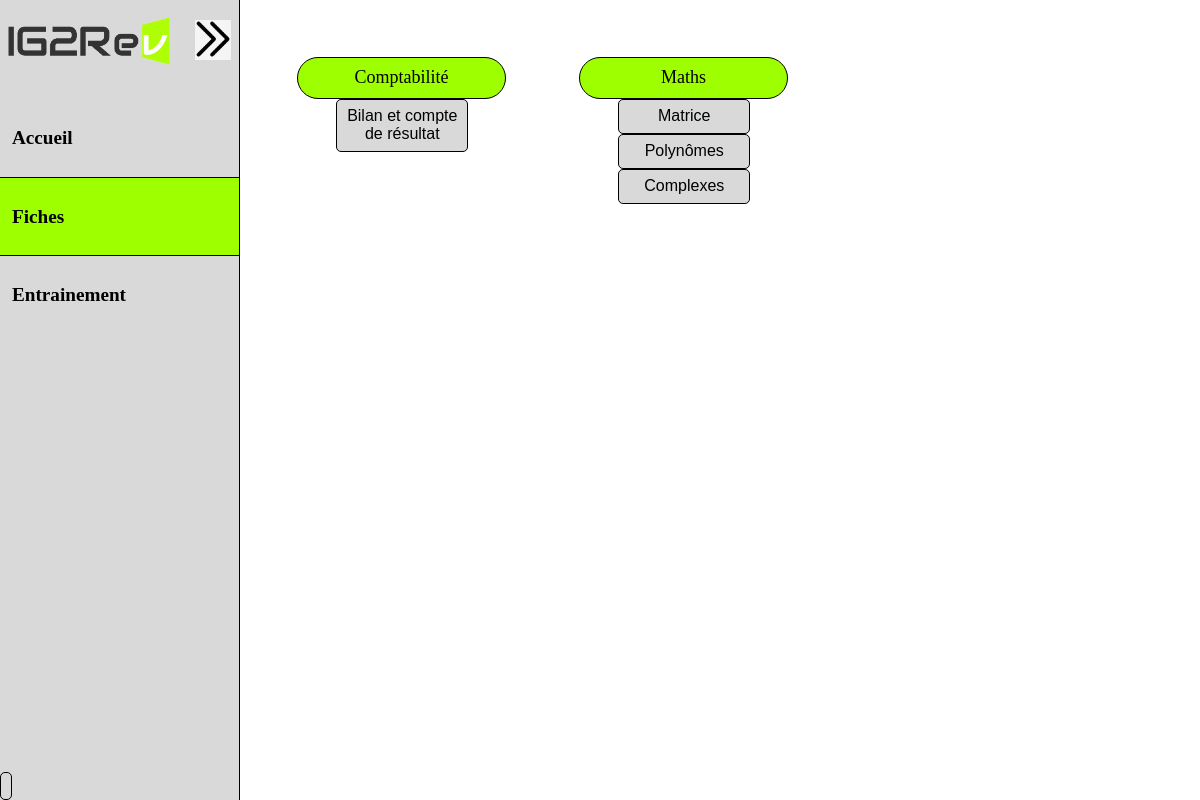
The page /index.php?view=subjects (signed in) on the database its author committed.
### tables this page shows
CREATE TABLE `Subjects` (
  `Id` int(11) PRIMARY KEY NOT NULL AUTO_INCREMENT ,
  `Name` char(255) DEFAULT NULL
);

CREATE TABLE `Chapters` (
  `Id` int(11) PRIMARY KEY NOT NULL AUTO_INCREMENT,
  `Name` char(255) DEFAULT NULL,
  `Subject` int(11) DEFAULT NULL
);

### libs/maLibUtils.php (called while the page is built, shortened)
<?php
function valider($nom,$type="REQUEST")
{
	switch($type)
	{
		case 'REQUEST':
		if(isset($_REQUEST[$nom]) && !($_REQUEST[$nom] == ""))
			return proteger($_REQUEST[$nom]);
		break;
		case 'SESSION':
		if(isset($_SESSION[$nom]) && !($_SESSION[$nom] == ""))
			return $_SESSION[$nom];
		break;
	}
	return false;
}
function proteger($str)
{
	if (is_array($str))
	{
		$nextTab = array();
		foreach($str as $cle => $val)
		{
			$nextTab[$cle] = addslashes($val);
		}
		return $nextTab;
	}
	else
		return addslashes ($str);
}
?>

### libs/maLibSQL.pdo.php (called while the page is built, shortened)
<?php
include_once "config.php";
function SQLSelect($sql)
{
 	global $BDD_host;
	global $BDD_base;
 	global $BDD_user;
 	global $BDD_password;
	try {
		$dbh = new PDO("mysql:host=$BDD_host;dbname=$BDD_base", $BDD_user, $BDD_password);
	} catch (PDOException $e) {
		die("<font color=\"red\">SQLSelect: Erreur de connexion : " . $e->getMessage() . "</font>");
	}
	$dbh->exec("SET CHARACTER SET utf8");
	$res = $dbh->query($sql);
	$num = $res->rowCount();
	if ($num==0) return false;
	else return $res;
}
function parcoursRs($result)
{
	$result->setFetchMode(PDO::FETCH_ASSOC);
	while ($ligne = $result->fetch())
		$tab[]= $ligne;
	return $tab;
}
?>

### libs/modele.php (called while the page is built, shortened)
<?php
include_once "libs/maLibSQL.pdo.php";
function SelectUserSubject($id){
    $sql="SELECT DISTINCT Subjects.Id,Subjects.Name FROM Subjects
    JOIN Chapters ON Chapters.Subject=Subjects.Id
    JOIN Lessons ON Lessons.Chapter=Chapters.Id
    JOIN Teams_Lesson_Links AS TLL ON TLL.Lesson=Lessons.Id
    JOIN Teams ON Teams.Id=TLL.Team
    JOIN Users_Teams_Links AS UTL ON UTL.Team=Teams.Id
    JOIN Users ON Users.Id=UTL.User
    Where Users.Id='$id';";
    return parcoursRs(SQLSelect($sql));
}
function SelectUserChapter($iduser,$idsubject){
    $sql="SELECT DISTINCT Chapters.Id,Chapters.Name FROM Chapters
    JOIN Lessons ON Lessons.Chapter=Chapters.Id
    JOIN Teams_Lesson_Links AS TLL ON TLL.Lesson=Lessons.Id
    JOIN Teams ON Teams.Id=TLL.Team
    JOIN Users_Teams_Links AS UTL ON UTL.Team=Teams.Id
    JOIN Users ON Users.Id=UTL.User
    Where Users.Id=$iduser AND Chapters.Subject=$idsubject ;";
    return parcoursRs(SQLSelect($sql));
}
?>

### Vue/subjects.php (the view, shortened to what this page needs)
<?php
	include_once "libs/maLibUtils.php";
	include_once "libs/maLibSQL.pdo.php";
	include_once "libs/maLibSecurisation.php";
	include_once "libs/modele.php";
?>
<!DOCTYPE html>
<html lang="en">
<head>
    <link rel="stylesheet" href="CSS/style.css">
    <link rel="stylesheet" href="CSS/subjects.css">
</head>
<body onload="InitiateSubjects()" id="body">
    <nav id="mainNav">
        <div id="logo">
            <img src="ressources/IG2Rev_Logo.png">
        </div>
        <div id="collapse-button" onclick="CollapseBar()">
            <img src="ressources/collapse.jpeg">
        </div>
        <div class="link" onclick="location.href='index.php?view=accueil'">
            <h1>Accueil</h1>
        </div>
        <div class="link" id="selected-link" onclick="location.href='index.php?view=subjects'">
          <h1>Fiches</h1>
      </div>
      <div class="link" onclick="location.href='index.php?view=program'">
          <h1>Entrainement</h1>
      </div>
        <div id="settings" onclick="location.href='index.php?view=settings'">
      </div>
    </nav>
    <article id="mainArticle">
    <?php $tabSubject=SelectUserSubject(valider("idUser","SESSION"));
     foreach ($tabSubject as  $subject){
            echo   "<div class=\"subject\">
            <div class=\"subject-name\" onclick=\"CollapseExpandSubject(this)\">"
                .$subject['Name'].
            "</div> <div>";
            $idchapter=SelectUserChapter(valider("idUser","SESSION"),$subject['Id']);
            foreach ($idchapter as $chapter){
                echo "<button class=\"chapters\" onclick=\"location.href='index.php?view=chapter&chapter=".urlencode($chapter['Id'])."&MatiereName=".urlencode($subject['Name'])."&ChapterName=".urlencode($chapter['Name'])."'\">"
                .$chapter['Name'].
            "</button>";
            }
        echo   "</div>    </div>";
        }
     ;?>
    </article>
</body>
</html>

### index.php (shortened to what this page needs)
<?php
	include_once "libs/maLibUtils.php";
	$view = valider("view");
	switch($view)
	{
		default :
			if (file_exists("Vue/$view.php"))
				include("Vue/$view.php");
	}
?>

### CSS/style.css (style rules this page uses)
body { display: grid; grid-template-areas: "nav header" "nav article"; grid-template-rows: 80px 1fr; grid-template-columns: 20% 1fr; height: 100vh; margin: 0; }
#mainArticle { grid-area: article; overflow-y: auto; padding: 10px; }
#mainNav { grid-area: nav; background-color: #d9d9d9; border-right: 1px solid black; }
#logo { position: relative; float: left; display: block; width: 70%; margin-top: 5%; margin-bottom: 10%; }
#logo>img { width: 100%; margin: 5px; }
#collapse-button { position: relative; float: right; display: block; width: 15%; margin-top: 5%; }
#collapse-button>img { position: relative; float: right; display: block; width: 100%; margin: 8px; }
.link { position: relative; float: left; display: block; padding: 5%; width: 90%; font-size: 70%; }
#selected-link { width: 90%; background-color: #9eff00; border-top: 1px solid black; border-bottom: 1px solid black; }
#settings { position: absolute; bottom: 0; padding: 5px; font-size: 70%; border: 1px solid black; border-radius: 5px; }

### CSS/subjects.css (style rules this page uses)
.subject { position: relative; display: block; float: left; width: 20%; margin: 5%; }
.subject-name { position: relative; display: block; float: left; background-color: #9eff00; border: 1px solid black; border-radius: 30px; width: 100%; text-align: center; font-size: large; padding: 5%; }
.chapters { position: relative; display: block; float: left; background-color: #d9d9d9; border: 1px solid black; border-radius: 5px; width: 70%; padding: 4%; margin-left: 21%; text-align: center; font-size: medium; }

### rows shown on the page
subjects: Name "Comptabilité"
chapters: Name "Bilan et compte de résultat"
subjects: Name "Maths"
chapters: Name "Matrice"
chapters: Name "Polynômes"
chapters: Name "Complexes"
